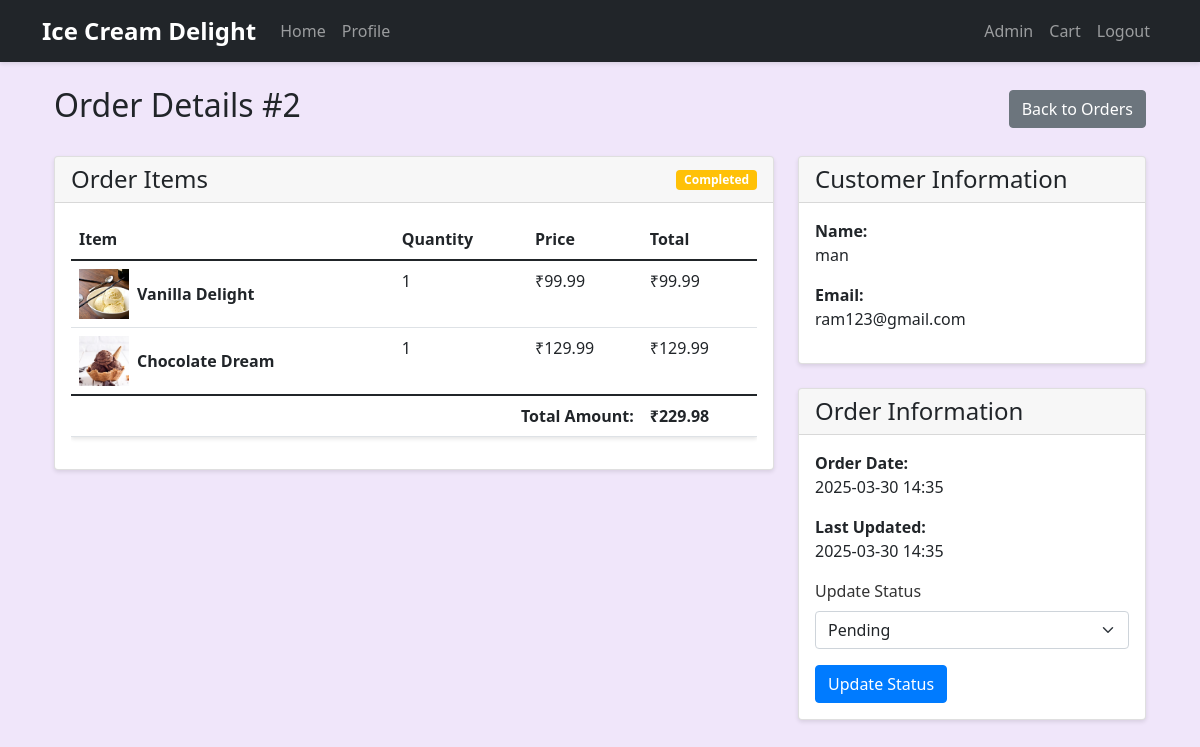
The app's page /admin/order/2 (signed in) with its own data.
### models.py (models this page shows, shortened)
class Order(db.Model):
    id = db.Column(db.Integer, primary_key=True)
    user_id = db.Column(db.Integer, db.ForeignKey('user.id'), nullable=False)
    address_id = db.Column(db.Integer, db.ForeignKey('address.id'), nullable=True)
    status = db.Column(db.String(20), default='pending')  # pending, processing, delivered
    total_amount = db.Column(db.Float, nullable=False)
    created_at = db.Column(db.DateTime, default=datetime.utcnow)
    updated_at = db.Column(db.DateTime, default=datetime.utcnow, onupdate=datetime.utcnow)
    items = db.relationship('OrderItem', backref='order', lazy=True)
    address = db.relationship('Address', backref='orders')

class OrderItem(db.Model):
    id = db.Column(db.Integer, primary_key=True)
    order_id = db.Column(db.Integer, db.ForeignKey('order.id'), nullable=False)
    product_id = db.Column(db.Integer, db.ForeignKey('product.id'), nullable=False)
    quantity = db.Column(db.Integer, nullable=False)
    price = db.Column(db.Float, nullable=False)  # Price at time of purchase

class Product(db.Model):
    id = db.Column(db.Integer, primary_key=True)
    name = db.Column(db.String(100), nullable=False)
    description = db.Column(db.Text)
    price = db.Column(db.Float, nullable=False)
    image_url = db.Column(db.String(200))
    category = db.Column(db.String(50))
    stock = db.Column(db.Integer, default=0)
    created_at = db.Column(db.DateTime, default=datetime.utcnow)
    order_items = db.relationship('OrderItem', backref='product', lazy=True)

class User(UserMixin, db.Model):
    id = db.Column(db.Integer, primary_key=True)
    username = db.Column(db.String(80), unique=True, nullable=False)
    email = db.Column(db.String(120), unique=True, nullable=False)
    password_hash = db.Column(db.String(128))
    is_admin = db.Column(db.Boolean, default=False)
    created_at = db.Column(db.DateTime, default=datetime.utcnow)
    orders = db.relationship('Order', backref='user', lazy=True)

### app.py (the view)
@app.route('/admin/order/<int:order_id>')
@login_required
@admin_required
def admin_order_details(order_id):
    order = Order.query.get_or_404(order_id)
    return render_template('admin/order_details.html', order=order)

### app.py (called while the page is built)
@app.before_request
def initialize_cart():
    if 'cart' not in session:
        session['cart'] = {}

@login_manager.user_loader
def load_user(user_id):
    return db.session.get(User, int(user_id))

def admin_required(f):
    @wraps(f)
    def decorated_function(*args, **kwargs):
        if not current_user.is_authenticated or not current_user.is_admin:
            flash('You need admin privileges to access this page.', 'danger')
            return redirect(url_for('admin_login'))
        return f(*args, **kwargs)
    return decorated_function

### templates/admin/order_details.html (shortened to what this page needs)
{% extends "base.html" %}
{% block content %}
<div class="container mt-4">
    <div class="d-flex justify-content-between align-items-center mb-4">
        <h2>Order Details #{{ order.id }}</h2>
        <div>
            <a href="{{ url_for('admin_orders') }}" class="btn btn-secondary">Back to Orders</a>
        </div>
    </div>
    <div class="row">
        <div class="col-md-8">
            <div class="card mb-4">
                <div class="card-header d-flex justify-content-between align-items-center">
                    <h4 class="mb-0">Order Items</h4>
                    <span class="badge {% if order.status == 'delivered' %}bg-success
                                     {% elif order.status == 'cancelled' %}bg-danger
                                     {% elif order.status == 'ready' %}bg-primary
                                     {% else %}bg-warning{% endif %}">
                        {{ order.status|title }}
                    </span>
                </div>
                <div class="card-body">
                    <div class="table-responsive">
                        <table class="table">
                            <thead>
                                <tr>
                                    <th>Item</th>
                                    <th>Quantity</th>
                                    <th>Price</th>
                                    <th>Total</th>
                                </tr>
                            </thead>
                            <tbody>
                                {% for item in order.items %}
                                    <tr>
                                        <td>
                                            <div class="d-flex align-items-center">
                                                {% if item.product.image_url %}
                                                    <img src="{{ item.product.image_url }}" alt="{{ item.product.name }}" class="me-2" style="width: 50px; height: 50px; object-fit: cover;">
                                                {% endif %}
                                                <div>
                                                    <strong>{{ item.product.name }}</strong>
                                                </div>
                                            </div>
                                        </td>
                                        <td>{{ item.quantity }}</td>
                                        <td>₹{{ "%.2f"|format(item.price) }}</td>
                                        <td>₹{{ "%.2f"|format(item.price * item.quantity) }}</td>
                                    </tr>
                                {% endfor %}
                            </tbody>
                            <tfoot>
                                <tr>
                                    <td colspan="3" class="text-end"><strong>Total Amount:</strong></td>
                                    <td><strong>₹{{ "%.2f"|format(order.total_amount) }}</strong></td>
                                </tr>
                            </tfoot>
                        </table>
                    </div>
                </div>
            </div>
        </div>
        <div class="col-md-4">
            <div class="card mb-4">
                <div class="card-header">
                    <h4 class="mb-0">Customer Information</h4>
                </div>
                <div class="card-body">
                    <p><strong>Name:</strong><br>{{ order.user.username }}</p>
                    <p><strong>Email:</strong><br>{{ order.user.email }}</p>
                </div>
            </div>
            <div class="card">
                <div class="card-header">
                    <h4 class="mb-0">Order Information</h4>
                </div>
                <div class="card-body">
                    <p><strong>Order Date:</strong><br>{{ order.created_at.strftime('%Y-%m-%d %H:%M') }}</p>
                    <p><strong>Last Updated:</strong><br>{{ order.updated_at.strftime('%Y-%m-%d %H:%M') }}</p>
                    <form action="{{ url_for('update_order_status', order_id=order.id) }}" method="POST" class="mt-3">
                        <div class="mb-3">
                            <label for="status" class="form-label">Update Status</label>
                            <select name="status" id="status" class="form-select">
                                <option value="pending" {% if order.status == 'pending' %}selected{% endif %}>Pending</option>
                            </select>
                        </div>
                        <button type="submit" class="btn btn-primary">Update Status</button>
                    </form>
                </div>
            </div>
        </div>
    </div>
</div>
{% endblock %}

### static/styles.css (style rules this page uses)
:root { --primary-color: #FF6B6B; --secondary-color: #4ECDC4; --accent-color: #FFE66D; --dark-color: #2C3E50; }
body { font-family: 'Segoe UI', Tahoma, Geneva, Verdana, sans-serif; overflow-x: hidden; background-color: #f0e6fa; }
.btn-primary { background-color: #007bff; border-color: #007bff; }
.form-label { color: #333333; font-weight: 500; }
.card { box-shadow: 0 2px 4px rgba(0,0,0,0.1); }
.table { background-color: white; box-shadow: 0 2px 4px rgba(0,0,0,0.1); }

### records on screen
Order: id "2", status "Completed", total_amount "229.98", created_at "2025-03-30 14:35", updated_at "2025-03-30 14:35"
OrderItem: product.image_url (picture), product.name "Vanilla Delight", quantity "1", price "99.99", item.price*item.quantity "99.99"
OrderItem: product.image_url (picture), product.name "Chocolate Dream", quantity "1", price "129.99", item.price*item.quantity "129.99"
User: user.username "man", user.email "ram123@gmail.com"
